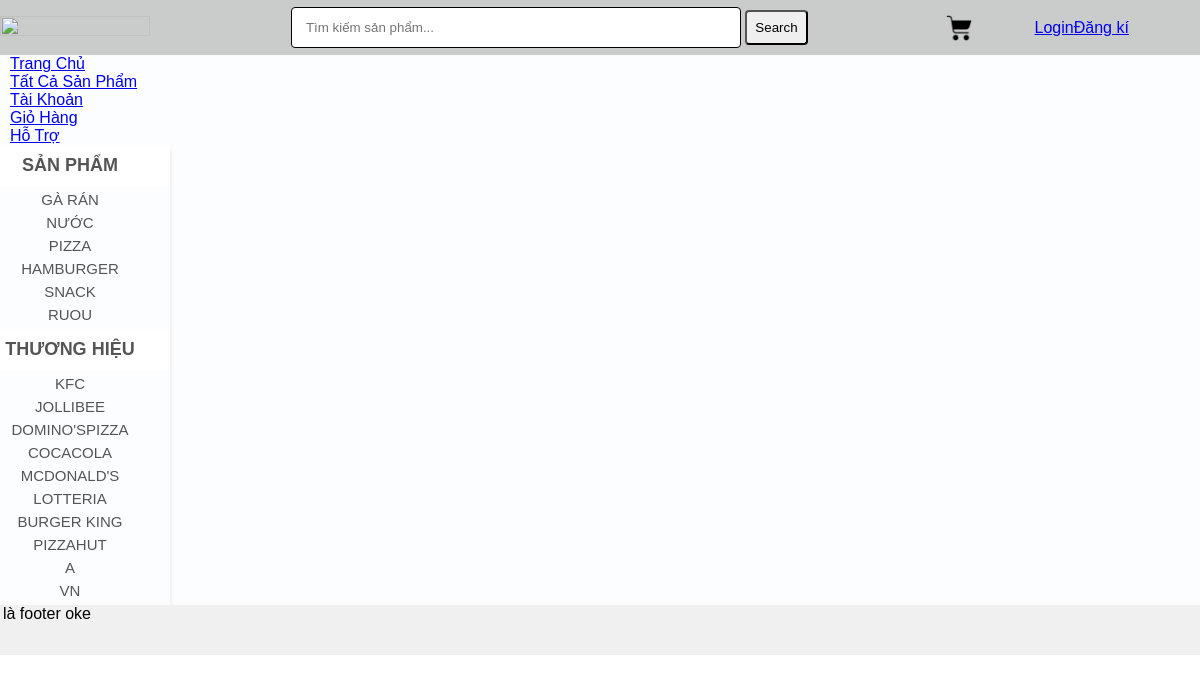
Page /.history/index_20210612145700.php on the earlier database version.
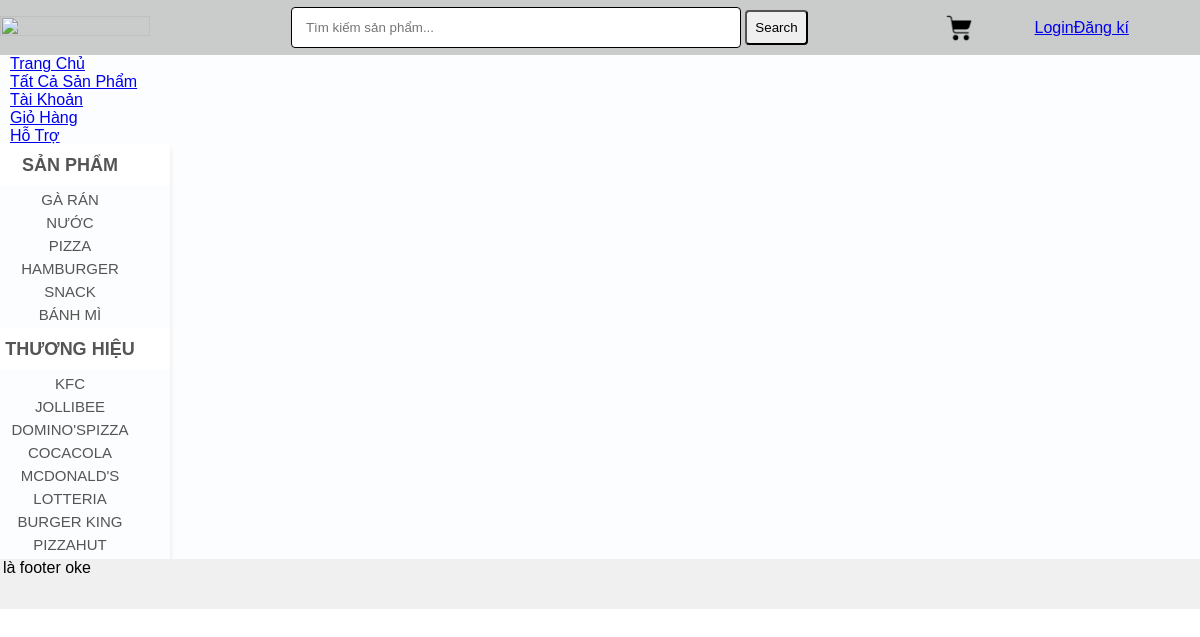
Same page on the later database version.
### tables this page shows
CREATE TABLE `categories` (
  `cat_id` int(100) NOT NULL,
  `cat_title` varchar(100) NOT NULL,
  `visible` tinyint(1) NOT NULL DEFAULT 1
);

CREATE TABLE `brands` (
  `brand_id` int(100) NOT NULL,
  `brand_title` varchar(250) NOT NULL,
  `visible` tinyint(1) NOT NULL DEFAULT 1
);

### .history/index_20210612145700.php (the view, shortened to what this page needs)
<?php
include("includes/db.php");
?>
<!DOCTYPE html>
<html lang="en" dir="ltr">
  <head>
    <link rel="stylesheet" href="styles/style.css" media="all">
  </head>
  <body>
    <div class="main_wrapper">
     <div class="header_wrapper">
      <div class="header_logo">
         <a href="index.php">
         <img id="logo" src="images/metrixcode100x30.png" width="100px" height="20px">
         </a>
      </div>
      <div id="form">
      <form method="get" action="results.php" enctype="multipart/form-data">
      <input type="text" name="user_query" placeholder="Tìm kiếm sản phẩm...">
      <input type="submit" name="search" value="Search">
      </form>
      </div>
      <div class="cart">
        <ul>
          <li class="dropdown_header_cart">
            <div id="notification_total_art" class="shopping_cart">
              <img src="images/cart_icon.png" id="cart_image">
            </div>
          </li>
        </ul>
      </div>
      <div class="register_login">
        <div class="login">
          <a href="index.php?action=login">Login</a></div>
          <div class="register"><a href="custommer_register.php">Đăng kí</a></div>
      </div>
    </div>
    <div class="menu_bar">
      <ul id="menu">
        <li><a href="index.php">Trang Chủ</a></li>
        <li><a href="all_product.php">Tất Cả Sản Phẩm</a></li>
        <li><a href="customer/my account.php">Tài Khoản</a></li>
        <li><a href="cart.php">Giỏ Hàng</a></li>
        <li><a href="contact.php">Hỗ Trợ</a></li>
      </ul>
    </div>
      <div id="sidebar">
          <div id="sidebar_title">Sản phẩm</div>
          <ul id="cats">
            <?php
            $get_cats = "select * from categories";
            $run_cats = mysqli_query($con, $get_cats);
            while($row_cats=mysqli_fetch_array($run_cats)){
              $cat_id = $row_cats['cat_id'];
              $cat_title = $row_cats['cat_title'];
              echo "<li><a href='index.php?cat=$cat_id'>$cat_title</a></li>";
            }
            ?>
          </ul>
          <div id="sidebar_title">Thương hiệu</div>
          <ul id="cats">
            <?php
            $get_brands = "select * from brands";
            $run_brands = mysqli_query($con, $get_brands);
            while($row_brands = mysqli_fetch_array($run_brands)){
              $brand_id = $row_brands['brand_id'];
              $brand_title = $row_brands['brand_title'];
              echo "<li><a href='index.php?brand=$brand_id'>$brand_title</a></li>";
            }
            ?>
          </ul>
        </div>
      <div id="footer">
        Đây là footer oke
      </div>
    </div>
  </body>
</html>

Differences in the rows shown:
removed categories: cat_title "RUOU"
removed brands: brand_title "A"
removed brands: brand_title "VN"
added categories: cat_title "BÁNH MÌ"
